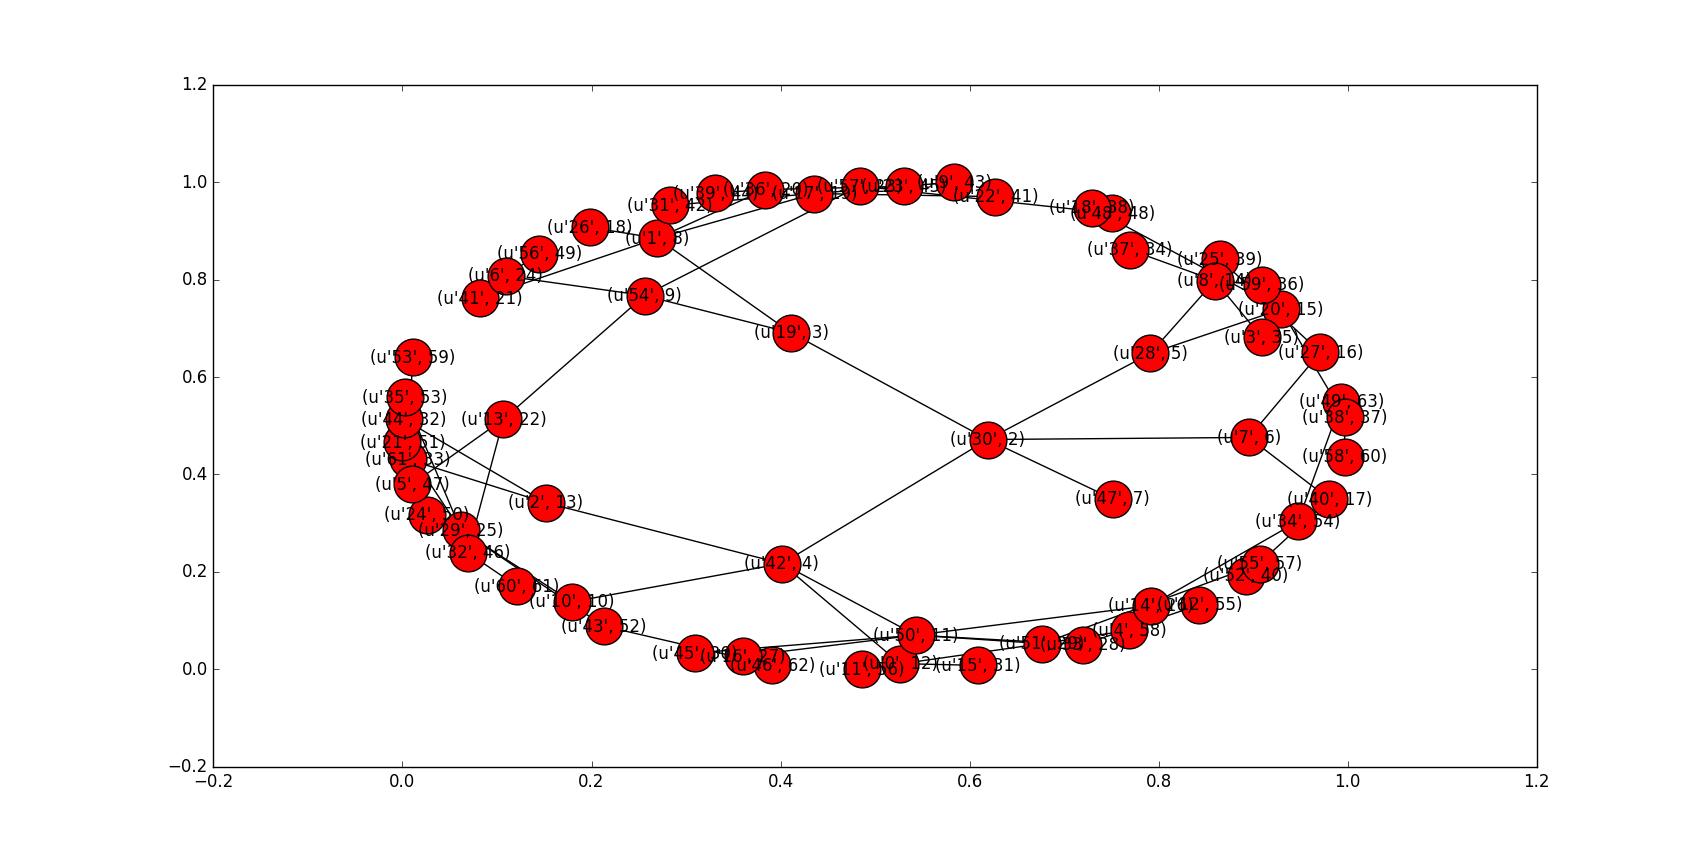

Generate this figure with Python:
# -*- coding: utf-8 -*-
from collections import deque 
import networkx as nx
from matplotlib import pyplot as plt

#PRECISA DE AJUSTES

def dfs(G,s):

    P = {}  

    for v in G.nodes():
        G.node[v]['color'] = 'white'
        G.node[v]['pi'] = None

    global time 
    time += 1

    G.node[s]['ud'] = time
    G.node[s]['color'] = 'gray'

    Q = deque()
    Q.append(s)

    while (len(Q) > 0):
    #obtem o primeiro elemento da fila
        u = Q.popleft()
        G.node[s]['ud'] = time
        for v in G.neighbors(u):
            if (G.node[v]['color'] == 'white'):
                G.node[v]['pi'] = G.node[u]
                P[v] = u
                G.node[v]['color'] = 'gray'
                Q.append(v)
    
        G.node[u]['color'] = 'black'
        time+=1
        G.node[u]['uf'] = time

    return P

def main():
    G = nx.read_pajek('dolphins.paj')
    #print G.nodes()
    P = dfs(G,G.nodes()[0])
    #print 'P: ', P
    T = nx.Graph()
    #insere arestas em T
    T.add_edges_from([(u,v) for u, v in P.items()])
    #posicionamento do grafo T
    pos = nx.spring_layout(T)
    #plt.figure()
    #nx.draw(G, pos)
    #plt.show()
    #plt.close()
    #plt.figure()
    #print T.nodes()
    #plotar vertices de T
    nx.draw_networkx_nodes(T, pos, node_size=700)
    #obter dicionário com as distâncias
    #   QUERO MOSTRAR UF E UD 
    #   COMO???
    dist = { v: (v, data['uf']) for v, data in G.nodes(data=True)}
    #plotar arestas de T
    nx.draw_networkx_labels(T, pos, labels=dist)
    nx.draw_networkx_edges(T,pos)
    plt.show()
    #plt.close()

time = 0
main()
